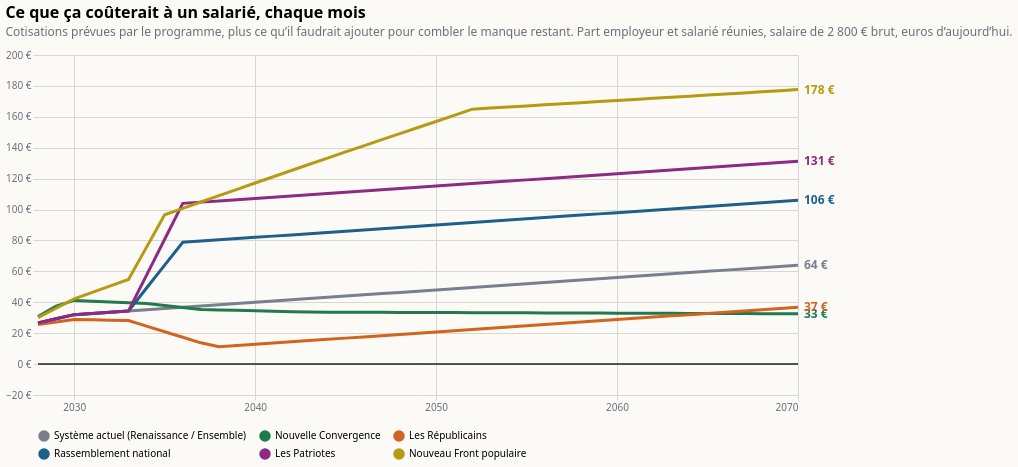

Write the Vega-Lite specification saved for this chart.
### Vega-Lite specification from a JSON file in a GitHub repository (floating-point values rounded to 4 significant figures; data arrays with more than 128 entries replaced by an {"elided": "..."} marker saying what was removed)
{"$schema": "https://vega.github.io/schema/vega-lite/v6.json", "title": {"text": "Ce que ça coûterait à un salarié, chaque mois", "subtitle": "Cotisations prévues par le programme, plus ce qu’il faudrait ajouter pour combler le manque restant. Part employeur et salarié réunies, salaire de 2 800 € brut, euros d’aujourd’hui.", "anchor": "start", "fontSize": 16, "subtitleColor": "#6b6f7b", "subtitlePadding": 6, "offset": 12}, "background": "#fbfaf7", "config": {"font": "system-ui, sans-serif", "axis": {"gridColor": "#d9d6cf", "labelColor": "#6b6f7b", "domain": false, "tickColor": "#d9d6cf"}, "legend": {"orient": "bottom", "columns": 3, "labelLimit": 2000, "symbolOpacity": 1}, "view": {"stroke": null}}, "width": 760, "height": 340, "data": {"values": {"elided": "258 records"}}, "encoding": {"x": {"field": "annee", "type": "quantitative", "scale": {"domain": [2028, 2070]}, "axis": {"format": "d", "title": null, "values": [2030, 2040, 2050, 2060, 2070]}}, "y": {"field": "valeur", "type": "quantitative", "scale": {"zero": true, "padding": 12}, "axis": {"title": null, "labelExpr": "replace(format(datum.value, ',.0f'), ',', ' ') + ' €'", "tickCount": 7}}, "color": {"field": "programme", "type": "nominal", "title": null, "sort": ["Système actuel (Renaissance / Ensemble)", "Nouvelle Convergence", "Les Républicains", "Rassemblement national", "Les Patriotes", "Nouveau Front populaire"], "scale": {"domain": ["Système actuel (Renaissance / Ensemble)", "Nouvelle Convergence", "Les Républicains", "Rassemblement national", "Les Patriotes", "Nouveau Front populaire"], "range": ["#7a7f8c", "#1f7a4d", "#d1641f", "#1f5f8b", "#8e2a84", "#b59a12"]}, "legend": {"orient": "bottom", "columns": 3, "labelLimit": 2000}}}, "layer": [{"mark": {"type": "line", "strokeWidth": 3}}, {"data": {"values": [{"y": 0}]}, "mark": {"type": "rule", "strokeWidth": 1.5}, "encoding": {"x": {"value": 0}, "x2": {"value": 760}, "y": {"field": "y", "type": "quantitative"}, "color": {"value": "#1b1f2a"}}}, {"data": {"values": [{"annee": 2070, "programme": "Système actuel (Renaissance / Ensemble)", "valeur": 64.0, "etiquette": "64 €"}, {"annee": 2070, "programme": "Nouvelle Convergence", "valeur": 32.56, "etiquette": "33 €"}, {"annee": 2070, "programme": "Les Républicains", "valeur": 36.8, "etiquette": "37 €"}, {"annee": 2070, "programme": "Rassemblement national", "valeur": 106.0, "etiquette": "106 €"}, {"annee": 2070, "programme": "Les Patriotes", "valeur": 131.2, "etiquette": "131 €"}, {"annee": 2070, "programme": "Nouveau Front populaire", "valeur": 177.6, "etiquette": "178 €"}]}, "mark": {"type": "text", "align": "left", "dx": 6, "fontSize": 12, "fontWeight": "bold"}, "encoding": {"text": {"field": "etiquette"}}}]}
